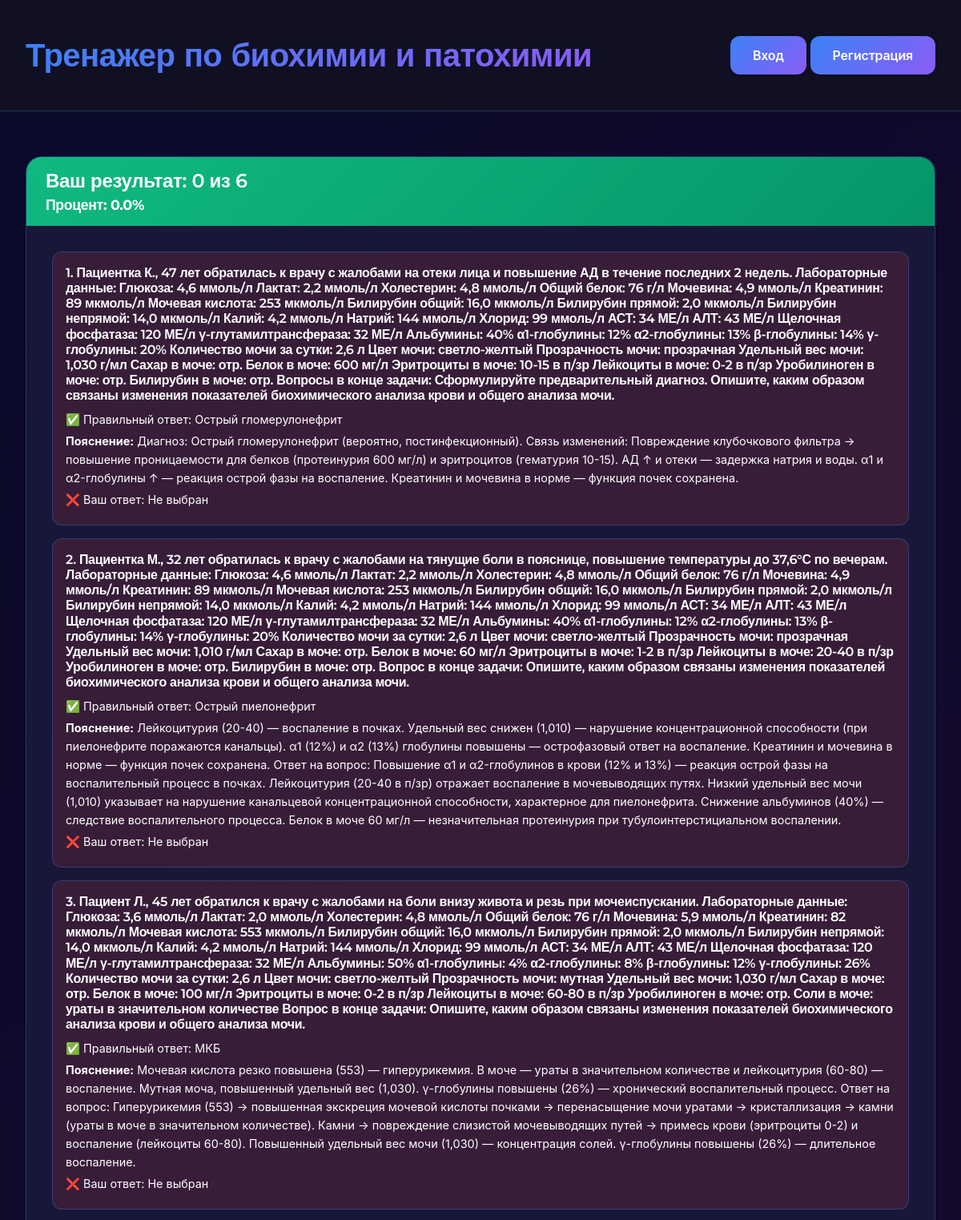
Page /result/22/ (upper part) on the committed database.
### quiz/models.py (models this page shows, shortened)
class Question(models.Model):
    quiz = models.ForeignKey(Quiz, on_delete=models.CASCADE, related_name='questions', verbose_name='Викторина')
    text = models.CharField('Текст вопроса', max_length=2000)
    explanation = models.TextField('Пояснение', blank=True)
    order = models.IntegerField('Порядок', default=0)
    image = models.ImageField('Изображение к вопросу', upload_to='question_images/', blank=True, null=True)
    class Meta:
        verbose_name = 'Вопрос'
        verbose_name_plural = 'Вопросы'
        ordering = ['order']

class Choice(models.Model):
    question = models.ForeignKey(Question, on_delete=models.CASCADE, related_name='choices', verbose_name='Вопрос')
    text = models.CharField('Текст ответа', max_length=1000)
    is_correct = models.BooleanField('Правильный ответ', default=False)
    class Meta:
        verbose_name = 'Вариант ответа'
        verbose_name_plural = 'Варианты ответов'

### quiz/views.py (the view, shortened to what this page needs)
# urls.py: path('result/<int:quiz_id>/', views.result_view, name='result_view'),
def result_view(request, quiz_id):
    quiz = get_object_or_404(Quiz, id=quiz_id)
    answers = request.session.get(f'quiz_{quiz_id}_answers', {})
    correct_count = 0
    total_count = quiz.questions.count()
    results = []
    for question in quiz.questions.all():
        user_choice_id = answers.get(str(question.id))
        correct_choice = question.choices.filter(is_correct=True).first()
        is_correct = False
        user_choice_text = None
        if user_choice_id:
            user_choice = question.choices.filter(id=user_choice_id).first()
            user_choice_text = user_choice.text if user_choice else None
            is_correct = user_choice and user_choice.is_correct
            if is_correct:
                correct_count += 1
        results.append({
            'question': question,
            'user_choice': user_choice_text,
            'correct_choice': correct_choice.text if correct_choice else None,
            'is_correct': is_correct,
            'explanation': question.explanation,
        })
    percentage = (correct_count / total_count * 100) if total_count > 0 else 0
    if f'quiz_{quiz_id}_answers' in request.session:
        del request.session[f'quiz_{quiz_id}_answers']
    from .models import Result
    return render(request, 'quiz/result.html', {
        'quiz': quiz,
        'results': results,
        'correct_count': correct_count,
        'total_count': total_count,
        'percentage': percentage,
    })

### quiz/templates/quiz/result.html (shortened to what this page needs)
{% extends 'quiz/base.html' %}
{% block content %}
<div class="card">
    <div class="card-header bg-success text-white">
        <h3>Ваш результат: {{ correct_count }} из {{ total_count }}</h3>
        <h4>Процент: {{ percentage|floatformat:1 }}%</h4>
    </div>
    <div class="card-body">
        {% for result in results %}
        <div class="mb-3 p-3 border rounded {% if result.is_correct %}bg-success bg-opacity-10{% else %}bg-danger bg-opacity-10{% endif %}">
            <h5>{{ forloop.counter }}. {{ result.question.text }}</h5>
            <p>✅ Правильный ответ: {{ result.correct_choice }}</p>
            {% if result.explanation %}
            <p><strong>Пояснение:</strong> {{ result.explanation }}</p>
            {% endif %}
            {% if not result.is_correct %}
            <p>❌ Ваш ответ: {{ result.user_choice|default:"Не выбран" }}</p>
            {% endif %}
        </div>
        {% endfor %}
    </div>
</div>
{% endblock %}

### quiz/static/quiz/css/style.css (style rules this page uses)
:root { --bg-gradient-start: #0a0a2a; --bg-gradient-end: #1a0a2e; --bg-secondary: #111122; --bg-card: rgba(26, 26, 58, 0.85); --bg-hover: rgba(34, 34, 68, 0.9); --text-primary: #ffffff; --text-secondary: #c0c0c0; --accent-start: #3b82f6; --accent-end: #8b5cf6; --accent-hover-start: #2563eb; --accent-hover-end: #7c3aed; --success: #10b981; --danger: #ef4444; --border: rgba(59, 130, 246, 0.3); }
* { margin: 0; padding: 0; box-sizing: border-box; }
html { height: 100%; }
body { background: linear-gradient(135deg, var(--bg-gradient-start), var(--bg-gradient-end)); background-attachment: fixed; background-size: cover; min-height: 100vh; font-family: 'Inter', -apple-system, BlinkMacSystemFont, sans-serif; color: var(--text-primary); line-height: 1.6; font-size: 18px; overflow-x: hidden; width: 100%; position: relative; }
h1, h2, h3, h4, h5 { font-family: 'Montserrat', sans-serif; font-weight: 800; }
h3, h4, h5 { font-weight: 600; letter-spacing: -0.3px; }
.card { background: var(--bg-card); border: 1px solid var(--border); border-radius: 20px; transition: all 0.3s cubic-bezier(0.4, 0, 0.2, 1); overflow: hidden; height: 100%; width: 100%; }
.card-body { padding: clamp(1rem, 4vw, 2rem); }
.card-header { background: linear-gradient(135deg, var(--accent-start), var(--accent-end)) !important; padding: clamp(1rem, 4vw, 1.5rem) !important; border-bottom: none !important; }
.card-header h4 { font-size: clamp(1.1rem, 4vw, 1.5rem); font-weight: 700; margin-bottom: 0; word-wrap: break-word; }
.bg-success.bg-opacity-10, .bg-danger.bg-opacity-10, .border.rounded, .border.rounded * { color: #ffffff !important; }
.bg-danger.bg-opacity-10 { background: rgba(239, 68, 68, 0.15) !important; border-left: 4px solid var(--danger) !important; }
.border.rounded { border-radius: 12px !important; padding: clamp(0.75rem, 3vw, 1rem) !important; margin-bottom: 0.75rem; background: var(--bg-card); border: 1px solid var(--border) !important; }
.border.rounded h5 { font-size: clamp(0.9rem, 3.5vw, 1rem); margin-bottom: 0.5rem; font-weight: 600; }
.border.rounded p { font-size: clamp(0.8rem, 3vw, 0.9rem); margin-bottom: 0.25rem; }
.card-header.bg-success { background: linear-gradient(135deg, var(--success), #059669) !important; padding: clamp(0.75rem, 3vw, 1rem) clamp(1rem, 4vw, 1.5rem) !important; }
.card-header.bg-success h3, .card-header.bg-success h4 { color: #ffffff !important; }
.card-header.bg-success h3 { font-size: clamp(1.2rem, 4vw, 1.5rem); margin-bottom: 0.25rem; }
.card-header.bg-success h4 { font-size: clamp(0.9rem, 3.5vw, 1.1rem); }
.card, .card-body, .features { animation: fadeIn 0.5s ease-out; }
.card, .form-check, .btn { box-shadow: 0 2px 4px rgba(0, 0, 0, 0.1); }

### rows in the picture
Question: question.text "Пациентка К., 47 лет обратилась к врачу с жалобами на отеки лица и повышение АД в течение последних 2 недель. Лабораторные данные: Глюкоза: 4,6 ммоль/л Лактат: 2,2 ммоль/л Холестерин: 4,8 ммоль/л Общий белок: 76 г/л Мочевина: 4,9 ммоль/л Креатинин: 89 мкмоль/л Мочевая кислота: 253 мкмоль/л Билирубин общий: 16,0 мкмоль/л Билирубин прямой: 2,0 мкмоль/л Билирубин непрямой: 14,0 мкмоль/л Калий: 4,2 ммоль/л Натрий: 144 ммоль/л Хлорид: 99 ммоль/л АСТ: 34 МЕ/л АЛТ: 43 МЕ/л Щелочная фосфатаза: 120 МЕ/л γ-глутамилтрансфераза: 32 МЕ/л Альбумины: 40% α1-глобулины: 12% α2-глобулины: 13% β-глобулины: 14% γ-глобулины: 20% Количество мочи за сутки: 2,6 л Цвет мочи: светло-желтый Прозрачность мочи:…", correct_choice "Острый гломерулонефрит", explanation "Диагноз: Острый гломерулонефрит (вероятно, постинфекционный). Связь изменений: Повреждение клубочкового фильтра → повышение проницаемости для белков (протеинурия 600 мг/л) и эритроцитов (гематурия 10-15). АД ↑ и отеки — задержка натрия и воды. α1 и α2-глобулины ↑ — реакция острой фазы на воспаление. Креатинин и мочевина в норме — функция почек сохранена.", user_choice "Не выбран"
Question: question.text "Пациентка М., 32 лет обратилась к врачу с жалобами на тянущие боли в пояснице, повышение температуры до 37,6°С по вечерам. Лабораторные данные: Глюкоза: 4,6 ммоль/л Лактат: 2,2 ммоль/л Холестерин: 4,8 ммоль/л Общий белок: 76 г/л Мочевина: 4,9 ммоль/л Креатинин: 89 мкмоль/л Мочевая кислота: 253 мкмоль/л Билирубин общий: 16,0 мкмоль/л Билирубин прямой: 2,0 мкмоль/л Билирубин непрямой: 14,0 мкмоль/л Калий: 4,2 ммоль/л Натрий: 144 ммоль/л Хлорид: 99 ммоль/л АСТ: 34 МЕ/л АЛТ: 43 МЕ/л Щелочная фосфатаза: 120 МЕ/л γ-глутамилтрансфераза: 32 МЕ/л Альбумины: 40% α1-глобулины: 12% α2-глобулины: 13% β-глобулины: 14% γ-глобулины: 20% Количество мочи за сутки: 2,6 л Цвет мочи: светло-желтый Прозрачность…", correct_choice "Острый пиелонефрит", explanation "Лейкоцитурия (20-40) — воспаление в почках. Удельный вес снижен (1,010) — нарушение концентрационной способности (при пиелонефрите поражаются канальцы). α1 (12%) и α2 (13%) глобулины повышены — острофазовый ответ на воспаление. Креатинин и мочевина в норме — функция почек сохранена. Ответ на вопрос: Повышение α1 и α2-глобулинов в крови (12% и 13%) — реакция острой фазы на воспалительный процесс в почках. Лейкоцитурия (20-40 в п/зр) отражает воспаление в мочевыводящих путях. Низкий удельный вес мочи (1,010) указывает на нарушение канальцевой концентрационной способности, характерное для пиелонефрита. Снижение альбуминов (40%) — следствие воспалительного процесса. Белок в моче 60 мг/л —…", user_choice "Не выбран"
Question: question.text "Пациент Л., 45 лет обратился к врачу с жалобами на боли внизу живота и резь при мочеиспускании. Лабораторные данные: Глюкоза: 3,6 ммоль/л Лактат: 2,0 ммоль/л Холестерин: 4,8 ммоль/л Общий белок: 76 г/л Мочевина: 5,9 ммоль/л Креатинин: 82 мкмоль/л Мочевая кислота: 553 мкмоль/л Билирубин общий: 16,0 мкмоль/л Билирубин прямой: 2,0 мкмоль/л Билирубин непрямой: 14,0 мкмоль/л Калий: 4,2 ммоль/л Натрий: 144 ммоль/л Хлорид: 99 ммоль/л АСТ: 34 МЕ/л АЛТ: 43 МЕ/л Щелочная фосфатаза: 120 МЕ/л γ-глутамилтрансфераза: 32 МЕ/л Альбумины: 50% α1-глобулины: 4% α2-глобулины: 8% β-глобулины: 12% γ-глобулины: 26% Количество мочи за сутки: 2,6 л Цвет мочи: светло-желтый Прозрачность мочи: мутная Удельный вес…", correct_choice "МКБ", explanation "Мочевая кислота резко повышена (553) — гиперурикемия. В моче — ураты в значительном количестве и лейкоцитурия (60-80) — воспаление. Мутная моча, повышенный удельный вес (1,030). γ-глобулины повышены (26%) — хронический воспалительный процесс. Ответ на вопрос: Гиперурикемия (553) → повышенная экскреция мочевой кислоты почками → перенасыщение мочи уратами → кристаллизация → камни (ураты в моче в значительном количестве). Камни → повреждение слизистой мочевыводящих путей → примесь крови (эритроциты 0-2) и воспаление (лейкоциты 60-80). Повышенный удельный вес мочи (1,030) — концентрация солей. γ-глобулины повышены (26%) — длительное воспаление.", user_choice "Не выбран"

### other values in the picture
{{ correct_count }} "0"
{{ total_count }} "6"
{{ percentage|floatformat:1 }} "0.0"
